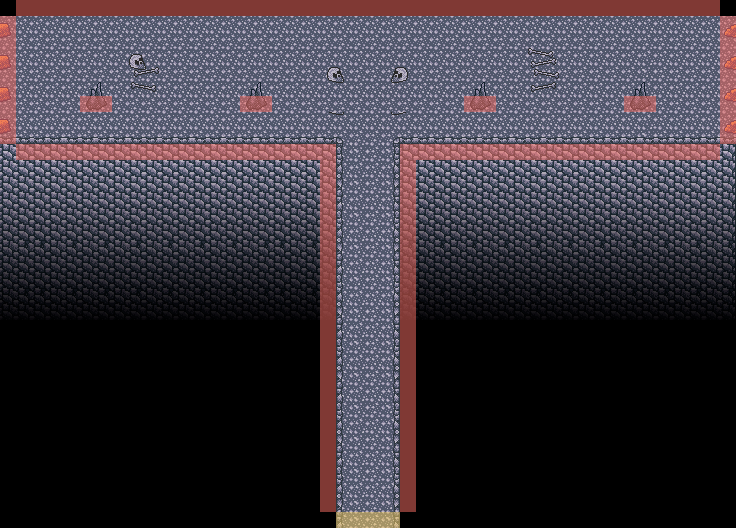

Below is a game level as drawn by its tile map, then a one-line description and the .tmx that defines it (tile-layer data replaced by summaries):
An orthogonal 46x33 tile map with 16x16 px tiles, 6 tile layers (ground, wall, decoration, stone, ...), 4 tilesets.

<map version="1.5" tiledversion="1.5.0" orientation="orthogonal" renderorder="right-down" width="46" height="33" tilewidth="16" tileheight="16" infinite="0" nextlayerid="7" nextobjectid="1">
 <tileset firstgid="1" name="cave_wall" tilewidth="16" tileheight="16" tilecount="78" columns="6">
  <image source="cave_wall.png" width="96" height="208" />
 </tileset>
 <tileset firstgid="79" name="nature_tileset" tilewidth="16" tileheight="16" tilecount="1024" columns="32">
  <image source="nature_tileset.png" width="512" height="512" />
 </tileset>
 <tileset firstgid="1103" name="ground_tileset" tilewidth="16" tileheight="16" tilecount="768" columns="32">
  <image source="ground_tileset.png" width="512" height="384" />
 </tileset>
 <tileset firstgid="1871" name="collisions" tilewidth="16" tileheight="16" tilecount="8" columns="8">
  <image source="collisions.png" width="128" height="16" />
 </tileset>
 <layer id="1" name="ground" width="46" height="33">
  <properties>
   <property name="y" type="int" value="0" />
  </properties>
  <data>[1518 cells, 1011 non-empty, 30 distinct tile ids]</data>
 </layer>
 <layer id="2" name="wall" width="46" height="33">
  <properties>
   <property name="y" type="int" value="1" />
  </properties>
  <data>[1518 cells, 558 non-empty, 73 distinct tile ids]</data>
 </layer>
 <layer id="3" name="decoration" width="46" height="33">
  <properties>
   <property name="y" type="int" value="2" />
  </properties>
  <data>[1518 cells, 36 non-empty, 24 distinct tile ids]</data>
 </layer>
 <layer id="5" name="stone" width="46" height="33">
  <properties>
   <property name="y" type="int" value="112" />
  </properties>
  <data>[1518 cells, 16 non-empty, 4 distinct tile ids]</data>
 </layer>
 <layer id="6" name="solver" width="46" height="33">
  <properties>
   <property name="y" type="int" value="2999" />
  </properties>
  <data>[1518 cells, 0 non-empty, 0 distinct tile ids]</data>
 </layer>
 <layer id="4" name="colliders" width="46" height="33" opacity="0.54">
  <properties>
   <property name="y" type="int" value="3000" />
  </properties>
  <data>[1518 cells, 156 non-empty, 2 distinct tile ids]</data>
 </layer>
</map>
